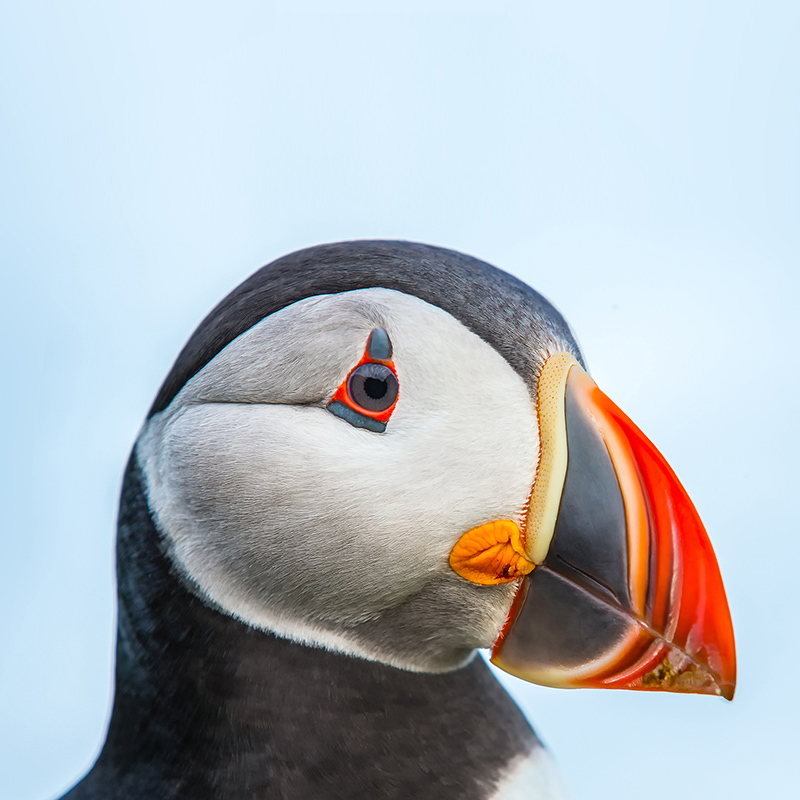
#> input picture 2- Resizing-Scaling-Blurring/puffin.jpg, 800 x 800 px
$ jupyter execute 'Image Preprocessing.ipynb'
#> lines starting #> are read from the running program, lines starting #| are printed output that depends on the picture; after the words box and inside, x2 and y2 are one past the last pixel; in counts of white or black regions, pixels touching at a corner belong together
## 1) Image Resizing using OpenCV | Python

    In digital image processing, a process which transforms a discrete image defined at one
    set of coordinate locations to a new set of coordinate points is termed as resampling.

    The process of resampling uses the interpolation functions to find the value(s)
    of pixel(s) at new coordinates
**Image resizing refers to the scaling of images :-**

- It helps in reducing the number of pixels from an image and that has several advantages.
- It can reduce the time of training of a neural network as more is the number of pixels in an image more is the number of input nodes that in turn increases the complexity of the model.
- It also helps in zooming in images.

**Choice of Interpolation Method for Resizing :–**

- `cv2.INTER_AREA`:- resampling using pixel area relation. This is used when we need need to shrink (decimate)an image, as it gives moire’-free results. But when the image is zoomed, it is similar to the `INTER_NEAREST method`.

- `cv2.INTER_CUBIC`:- a bicubic interpolation over 4×4 pixel neighborhood.This is slow but more efficient.

- `cv2.INTER_LINEAR`:- This is primarily used when zooming is required. This is the default interpolation technique in OpenCV.

- `INTER_NEAREST` :– a nearest-neighbor interpolation which has a rectangular shape in space domain.

- `INTER_LANCZOS4` :– a Lanczos interpolation over 8×8 pixel neighborhood

If you are enlarging the image, you should prefer to use `INTER_LINEAR` or `INTER_CUBIC` interpolation. If you are shrinking the image, you should prefer to use `INTER_AREA` interpolation.

>Note: One thing to keep in mind while using the cv2.resize() function is that the tuple passed for determining the size of new image ((1050, 1610) in this case) follows the order (width, height) unlike as expected (height, width).

---
**Resources**
- [https://chadrick-kwag.net/cv2-resize-interpolation-methods/](https://chadrick-kwag.net/cv2-resize-interpolation-methods/)
- [https://shodhganga.inflibnet.ac.in/bitstream/10603/121236/9/09_chapter2.pdf](https://shodhganga.inflibnet.ac.in/bitstream/10603/121236/9/09_chapter2.pdf)

[cell 1]
import cv2
import numpy as np
import matplotlib.pyplot as plt

# Loading the image
image = cv2.imread("puffin.jpg", 1)
#> image is the input picture: shape (800, 800, 3); mean B, G, R 190.5, 184.6, 178.3

half = cv2.resize(image, (0, 0), fx = 0.1, fy = 0.1)
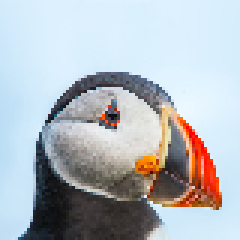
#> half: shape (80, 80, 3) (shown 3 times larger); mean B, G, R 190.7, 184.8, 178.5

bigger = cv2.resize(image, (1050, 1610))
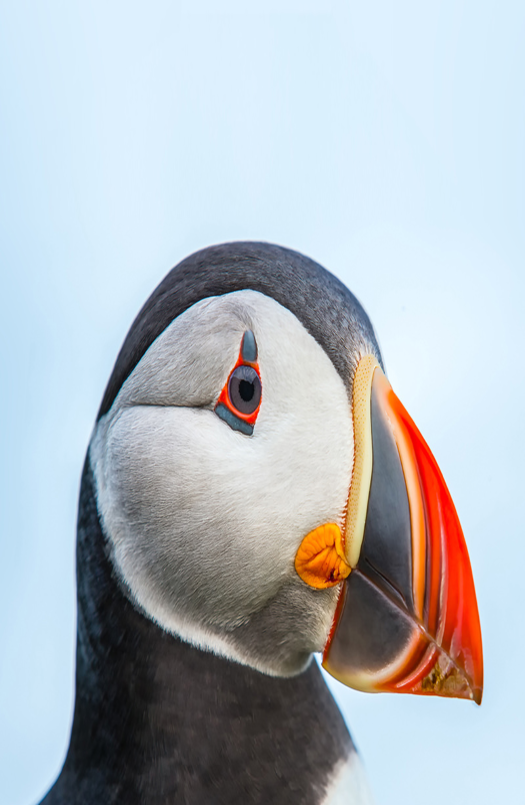
#> bigger: shape (1610, 1050, 3) (shown at 1/2 size); mean B, G, R 190.4, 184.5, 178.3

stretch_near = cv2.resize(image, (780, 540),  interpolation = cv2.INTER_NEAREST)
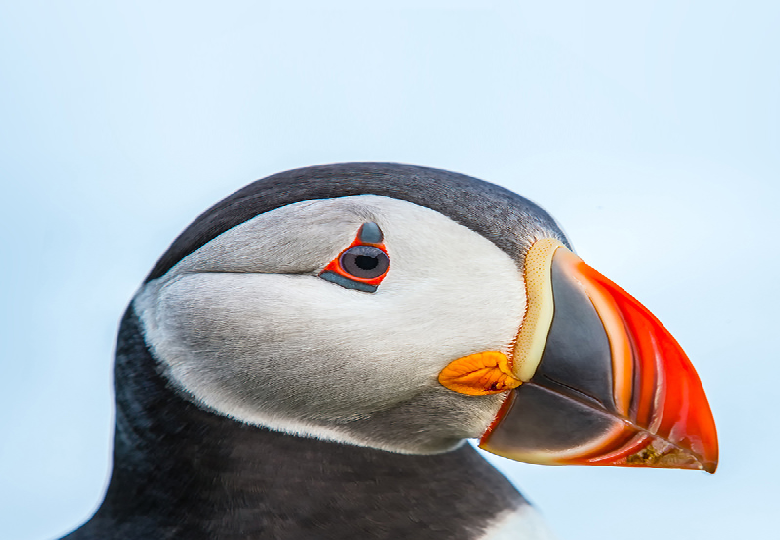
#> stretch_near: shape (540, 780, 3); mean B, G, R 190.6, 184.6, 178.4


Titles =["Original", "Half", "Bigger", "Interpolation Nearest"]
images =[image, half, bigger, stretch_near]
count = 4


for i in range(count):
    plt.figure(figsize=(10,10))
    plt.subplot(2, 2, i + 1)
    plt.title(Titles[i])
    plt.imshow(cv2.cvtColor(images[i], cv2.COLOR_BGR2RGB))

## 2) Image Processing in Python (Scaling, Rotating, Shifting and Edge Detection)

### Scaling an Image :-

###### Scaling operation increases/reduces size of an image.

[cell 2]
import cv2
import numpy as np

# Read image from disk.
img = cv2.imread('puffin.jpg')

# Get number of pixel horizontally and vertically.
h, w, c = img.shape
#> h = 800; w = 800; c = 3

# Specify the size of image along with interploation methods.
# cv2.INTER_CUBIC is used for zooming.
res = cv2.resize(img, (int(w / 2), int(h / 2)), interpolation = cv2.INTER_CUBIC)

# cv2.INTER_AREA is used for shrinking.
res2 = cv2.resize(img, (int(w / 2), int(h / 2)), interpolation = cv2.INTER_AREA)

# cv2.INTER_NEAREST is used for stretch near.
res3 = cv2.resize(img, (int(w / 2), int(h / 2)), interpolation = cv2.INTER_NEAREST)


Titles =["Original", "INTER_CUBIC", "INTER_AREA", "INTER_NEAREST"]
images =[img, res, res2, res3]
count = 4

for i in range(count):
    plt.figure(figsize=(10,10))
    plt.subplot(2, 2, i + 1)
    plt.title(Titles[i])
    plt.imshow(cv2.cvtColor(images[i], cv2.COLOR_BGR2RGB))
plt.imshow(cv2.cvtColor(res, cv2.COLOR_BGR2RGB))
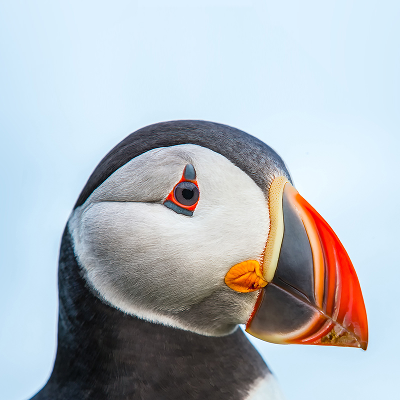
#> shown: shape (400, 400, 3); mean R, G, B 178.3, 184.6, 190.5
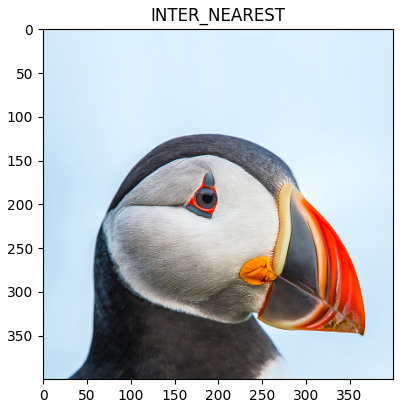
#> figure drawn by matplotlib, 1 panel

### Rotating an image :-
###### Images can be rotated to any degree clockwise or otherwise. We just need to define rotation matrix listing rotation point, degree of rotation and the scaling factor.

[cell 3]
import cv2
import numpy as np

FILE_NAME = 'puffin.jpg'
try:
    # Read image from the disk.
    img = cv2.imread(FILE_NAME)

    # Shape of image in terms of pixels.
    (rows, cols) = img.shape[:2]
#> rows = 800; cols = 800

    # getRotationMatrix2D creates a matrix needed for transformation.
    # We want matrix for rotation w.r.t center to 45 degree without scaling.
    M = cv2.getRotationMatrix2D((cols / 2, rows / 2), 45, 1)
#> M = [[0.707, 0.707, -165.7], [-0.707, 0.707, 400]]
    res = cv2.warpAffine(img, M, (cols, rows))
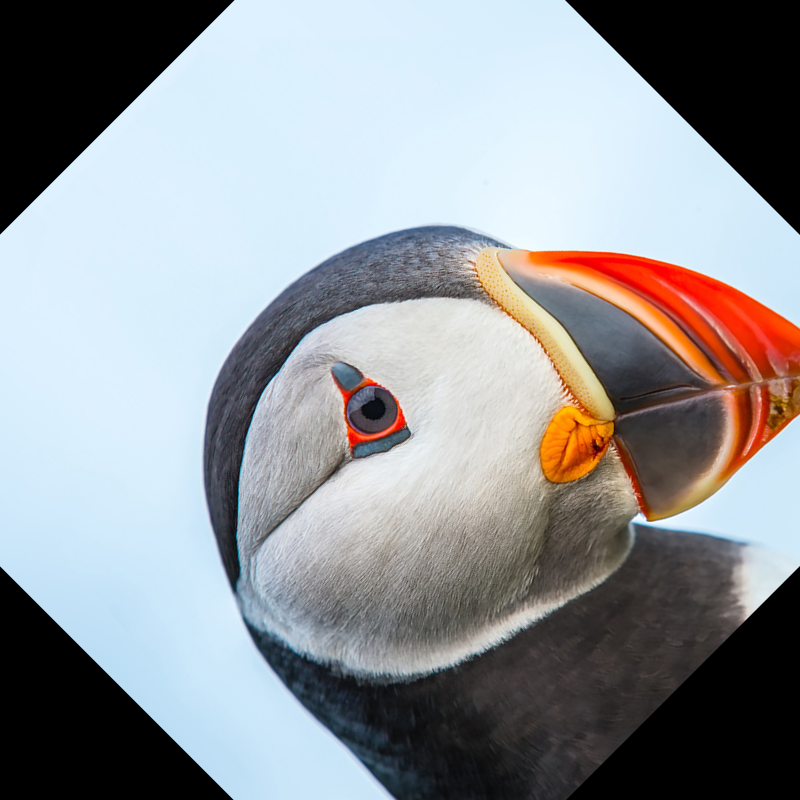
#> res: shape (800, 800, 3); mean B, G, R 151.3, 147.8, 145

    # Write image back to disk.
    cv2.imwrite('Result-images/rotate.jpg', res)


except IOError:
    print ('Error while reading files !!!')

plt.imshow(cv2.cvtColor(res, cv2.COLOR_BGR2RGB))

### Translating an Image :-
**Translating an image means shifting it within a given frame of reference.**

[cell 4]
import cv2
import numpy as np

# Create translation matrix.
# If the shift is (x, y) then matrix would be
# M = [1 0 x]
#     [0 1 y]
# Let's shift by (120, 60).


M = np.float32([[1, 0, 120], [0, 1, 60]])

try:

    # Read image from disk.
    img = cv2.imread('puffin.jpg')
    (rows, cols) = img.shape[:2]

    # warpAffine does appropriate shifting given the
    # translation matrix.
    res = cv2.warpAffine(img, M, (cols, rows))
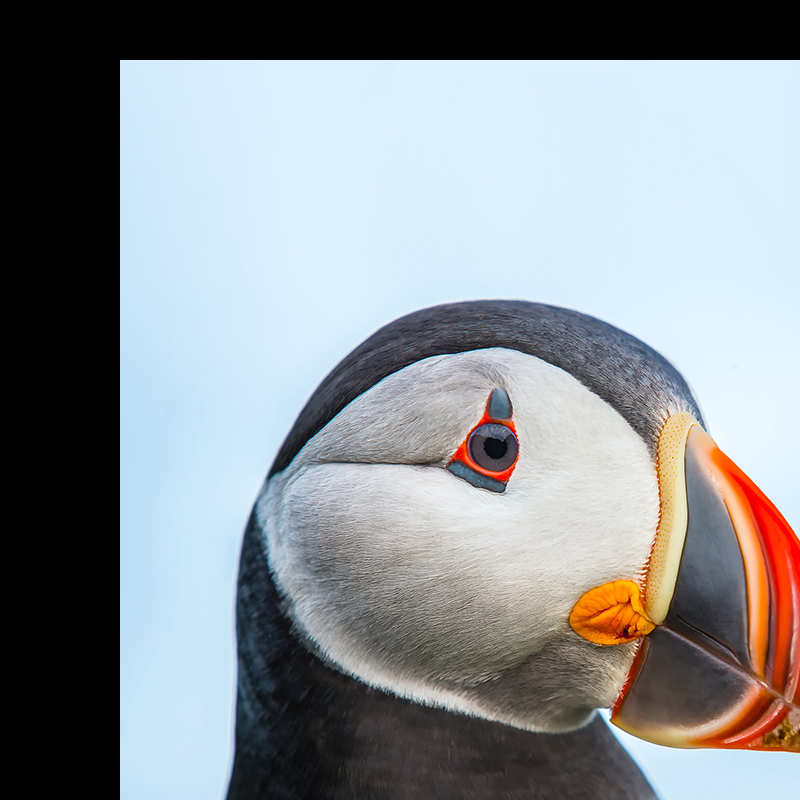
#> res: shape (800, 800, 3); mean B, G, R 148.1, 144, 139.2

    # Write image back to disk.
    cv2.imwrite('Result-images/transfrom.jpg', res)


except IOError:
    print ('Error while reading files !!!')

plt.imshow(cv2.cvtColor(res, cv2.COLOR_BGR2RGB))

### Edge detection in an Image :-

**The process of image detection involves detecting sharp edges in the image. This edge detection is essential in context of image recognition or object localization/detection. There are several algorithms for detecting edges due to it’s wide applicability. We’ll be using one such algorithm known as Canny Edge Detection**

[cell 5]
import cv2
import numpy as np

try:
    # Read image from disk.
    img = cv2.imread('puffin.jpg')

    # Canny edge detection.
    edges = cv2.Canny(img, 100, 200)
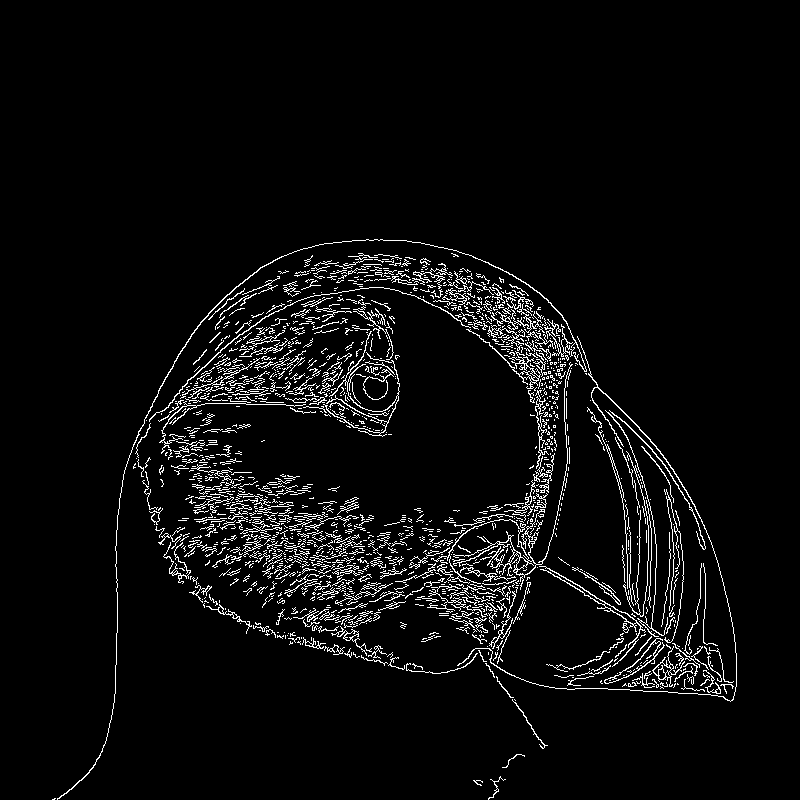
#> edges: shape (800, 800); 4.6% white in thin lines or dots, all inside (x1, y1, x2, y2) = (52, 239, 737, 800)

    # Write image back to disk.
    cv2.imwrite('Result-images/edges.jpg', edges)
except IOError:
    print ('Error while reading files !!!')


plt.figure(figsize=(10,10))
plt.imshow(cv2.cvtColor(edges, cv2.COLOR_BGR2RGB))

## 3) Python | Image blurring using OpenCV

**Image Blurring** refers to making the image less clear or distinct. It is done with the help of various low pass filter kernels.

- **Advantages of blurring:**

    - It helps in Noise removal. As noise is considered as high pass signal so by the application of low pass filter kernel we restrict noise.
    - It helps in smoothing the image.
    - Low intensity edges are removed.
    - It helps in hiding the details when necessary. For e.g. in many cases police deliberately want to hide the face of the victim, in such cases blurring is required.

- **Important types of blurring:**
     - **1) Gaussian Blurring:** Gaussian blur is the result of blurring an image by a Gaussian function. It is a widely used effect in graphics software, typically to reduce image noise and reduce detail. It is also used as a preprocessing stage before applying our machine learning or deep learning models. ***E.g. of a Gaussian kernel(3×3)***

     - **2) Median Blur:** The Median Filter is a non-linear digital filtering technique, often used to remove noise from an image or signal. Median filtering is very widely used in digital image processing because, under certain conditions, it preserves edges while removing noise. It is one of the best algorithms to remove Salt and pepper noise.

     - **3) Bilateral Blur:** A bilateral filter is a non-linear, edge-preserving, and noise-reducing smoothing filter for images. It replaces the intensity of each pixel with a weighted average of intensity values from nearby pixels. This weight can be based on a Gaussian distribution. Thus, sharp edges are preserved while discarding the weak ones.

**Additional resources :-**

- [https://www.geeksforgeeks.org/what-is-image-blurring/?ref=rp](https://www.geeksforgeeks.org/what-is-image-blurring/?ref=rp)
- [https://opencv-python-tutroals.readthedocs.io/en/latest/py_tutorials/py_imgproc/py_filtering/py_filtering.html](https://opencv-python-tutroals.readthedocs.io/en/latest/py_tutorials/py_imgproc/py_filtering/py_filtering.html)

[cell 6]
# importing libraries
import cv2
import numpy as np

image = cv2.imread('puffin.jpg')
Gaussian = cv2.GaussianBlur(image, (7, 7), 0)
median = cv2.medianBlur(image, 5)
bilateral = cv2.bilateralFilter(image, 9, 75, 75)


Titles =["Original", "Gaussian Blurring", "Median Blurring", "bilateral Blurring"]
images =[image, Gaussian, median, bilateral]
count = 4

for i in range(count):
    plt.figure(figsize=(10,10))
    plt.subplot(2, 2, i + 1)
    plt.title(Titles[i])
    plt.imshow(cv2.cvtColor(images[i], cv2.COLOR_BGR2RGB))
